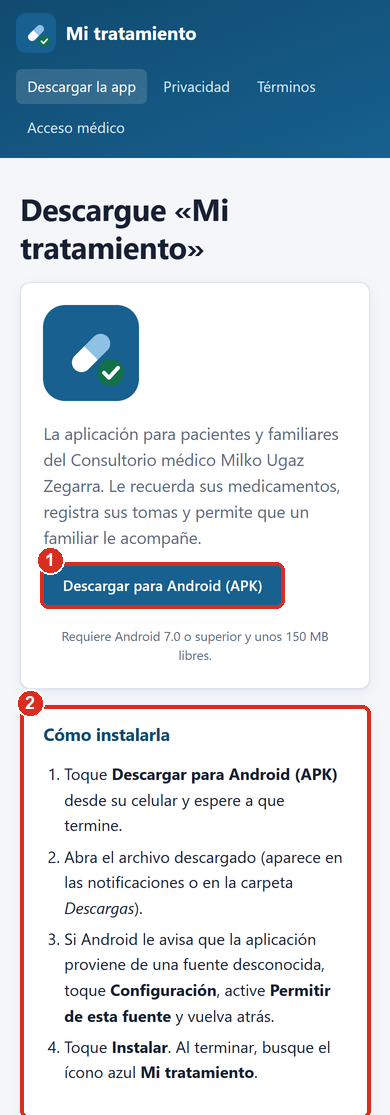
#> input picture documentacion/05_manual/capturas/m00_descargar.png, 390 x 1115 px, given in place of icono_512.png, which was not available
$ python generar_caratula.py
#> lines starting #> are read from the running program, lines starting #| are printed output that depends on the picture; after the words box and inside, x2 and y2 are one past the last pixel; in counts of white or black regions, pixels touching at a corner belong together
"""Carátula del manual de usuario, como imagen A4.

    python generar_caratula.py

Compone el logo de la aplicación y dos capturas reales (panel y celular) sobre
una franja con los colores del sistema. Los textos se editan en DATOS; la
imagen resultante (`../capturas/caratula.png`) la inserta `armar_manual.py`
como primera página del Word.
"""
from __future__ import annotations

from pathlib import Path

from PIL import Image, ImageDraw, ImageFilter, ImageFont

AQUI = Path(__file__).resolve().parent
CAPTURAS = AQUI.parent / "capturas"
LOGO = AQUI.parents[2] / "app-movil" / "herramientas" / "icono_512.png"

DATOS = {
    "sistema": "CDSS Adherencia  ·  Mi tratamiento",
    "titulo": "MANUAL DE USUARIO",
    "subtitulo": ("Sistema de soporte a la decisión clínica para la prevención del "
                  "incumplimiento terapéutico en pacientes hipertensos y diabéticos "
                  "polimedicados"),
    "roles": [("Médico", "Panel web"), ("Paciente y familiar", "Aplicación móvil"),
              ("Encargado del sistema", "Modo local y desplegado")],
    # Las capturas de la portada van sin anotaciones; las genera
    # `capturar_panel.py` (portada_panel.png) y una captura del emulador
    # (portada_movil.png).
    "pie": ["Versión 1.0  ·  Noviembre de 2026",
            "Consultorio médico Milko Ugaz Zegarra  ·  Chiclayo",
            "Elaborado por Leonardo Guzmán Salazar"],
}

ANCHO, ALTO = 1654, 2339          # A4 a 200 ppp
AZUL_OSCURO = (11, 46, 74)
AZUL = (23, 96, 143)
CELESTE = (125, 190, 230)
VERDE = (34, 160, 107)
TINTA = (24, 33, 45)
GRIS = (96, 108, 122)


def fuente(tam: int, negrita: bool = False) -> ImageFont.FreeTypeFont:
    nombres = ("timesbd.ttf", "georgiab.ttf") if negrita else ("times.ttf", "georgia.ttf")
    for nombre in (*nombres, "DejaVuSerif-Bold.ttf" if negrita else "DejaVuSerif.ttf"):
        try:
            return ImageFont.truetype(nombre, tam)
        except OSError:
            continue
    return ImageFont.load_default()


def envolver(dibujo, texto, letra, ancho_max):
    lineas, actual = [], ""
    for palabra in texto.split():
        prueba = f"{actual} {palabra}".strip()
        if dibujo.textlength(prueba, font=letra) <= ancho_max:
            actual = prueba
        else:
            lineas.append(actual)
            actual = palabra
    return lineas + [actual]


def sombra(base: Image.Image, caja, radio: int, desenfoque: int = 28, opacidad: int = 110):
    capa = Image.new("RGBA", base.size, (0, 0, 0, 0))
    ImageDraw.Draw(capa).rounded_rectangle(caja, radius=radio, fill=(0, 0, 0, opacidad))
    base.alpha_composite(capa.filter(ImageFilter.GaussianBlur(desenfoque)))


def esquinas(img: Image.Image, radio: int) -> Image.Image:
    mascara = Image.new("L", img.size, 0)
    ImageDraw.Draw(mascara).rounded_rectangle((0, 0, *img.size), radius=radio, fill=255)
    img = img.convert("RGBA")
    img.putalpha(mascara)
    return img


def main() -> int:
    lienzo = Image.new("RGBA", (ANCHO, ALTO), (255, 255, 255, 255))
#> lienzo: PIL image 1654x2339 RGBA; every value is 255
    d = ImageDraw.Draw(lienzo)

    # Franja superior en degradado, con un borde inferior en diagonal suave.
    alto_franja = 1420
    for y in range(alto_franja):
        t = y / alto_franja
        color = tuple(int(AZUL_OSCURO[i] + (AZUL[i] - AZUL_OSCURO[i]) * t) for i in range(3))
        d.line([(0, y), (ANCHO, y)], fill=color)
    d.polygon([(0, alto_franja), (ANCHO, alto_franja - 160), (ANCHO, alto_franja)], fill="white")
    # Círculos decorativos, muy tenues.
    adorno = Image.new("RGBA", lienzo.size, (0, 0, 0, 0))
#> adorno: PIL image 1654x2339 RGBA; every value is 0
    da = ImageDraw.Draw(adorno)
    da.ellipse((1050, -260, 1900, 590), outline=(255, 255, 255, 40), width=6)
    da.ellipse((1180, -120, 1760, 460), outline=(255, 255, 255, 28), width=4)
    lienzo.alpha_composite(adorno)

    # Logo y nombre del sistema.
    margen = 130
    logo = Image.open(LOGO).convert("RGBA").resize((150, 150), Image.LANCZOS)
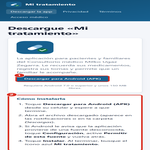
#> logo: PIL image 150x150 RGBA; mean R, G, B, A 201.4, 211, 219.8, 255
    lienzo.alpha_composite(logo, (margen, 130))
    d.text((margen + 185, 168), DATOS["sistema"], font=fuente(46, True), fill="white")
    d.text((margen + 185, 230), "Consultorio médico Milko Ugaz Zegarra",
           font=fuente(34), fill=CELESTE)

    # Título y subtítulo.
    d.text((margen, 370), DATOS["titulo"], font=fuente(128, True), fill="white")
    d.rectangle((margen, 530, margen + 220, 540), fill=VERDE)
    y = 585
    for linea in envolver(d, DATOS["subtitulo"], fuente(44), ANCHO - 2 * margen):
#> in envolver, `lineas, actual = [], ""`: actual = ''
        d.text((margen, y), linea, font=fuente(44), fill=(225, 238, 248))
        y += 58
#> this loop made 3 passes
#> after the loop, y = 759

    # Computadora con el panel.
    panel = Image.open(CAPTURAS / "portada_panel.png").convert("RGB")
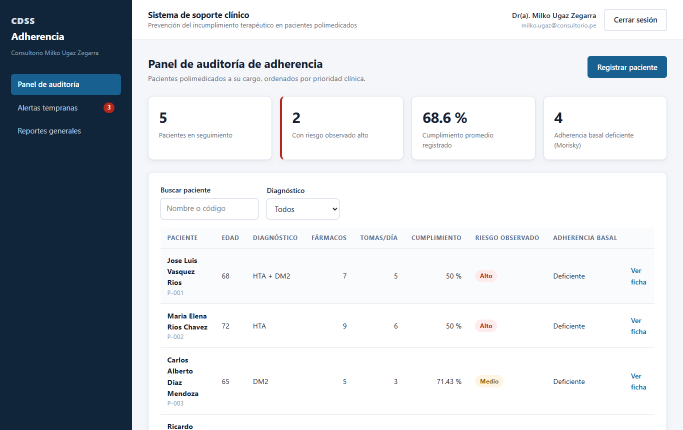
#> input picture documentacion/05_manual/capturas/portada_panel.png, 1366 x 860 px (shown at 1/2 size)
#> panel is the input picture: PIL image 1366x860 RGB; mean R, G, B 202.1, 207.3, 213.2
    ancho_pantalla = 1040
    panel = panel.resize((ancho_pantalla, int(panel.height * ancho_pantalla / panel.width)), Image.LANCZOS)
#> panel: PIL image 1040x654 RGB
    x0, y0 = 120, 860
    marco = (x0 - 22, y0 - 22, x0 + ancho_pantalla + 22, y0 + panel.height + 22)
#> marco = (98, 838, 1182, 1536)
    sombra(lienzo, (marco[0], marco[1] + 30, marco[2], marco[3] + 40), 30)
    d.rounded_rectangle(marco, radius=26, fill=(30, 36, 44))
    lienzo.alpha_composite(esquinas(panel, 8), (x0, y0))
#> in esquinas, `mascara = Image.new("L", img.size, 0)`: mascara: PIL image 1040x654 L; every value is 0
#> in esquinas, `ImageDraw.Draw(mascara).rounded_rectangle((0, 0, *img.size), radius=ra..`:
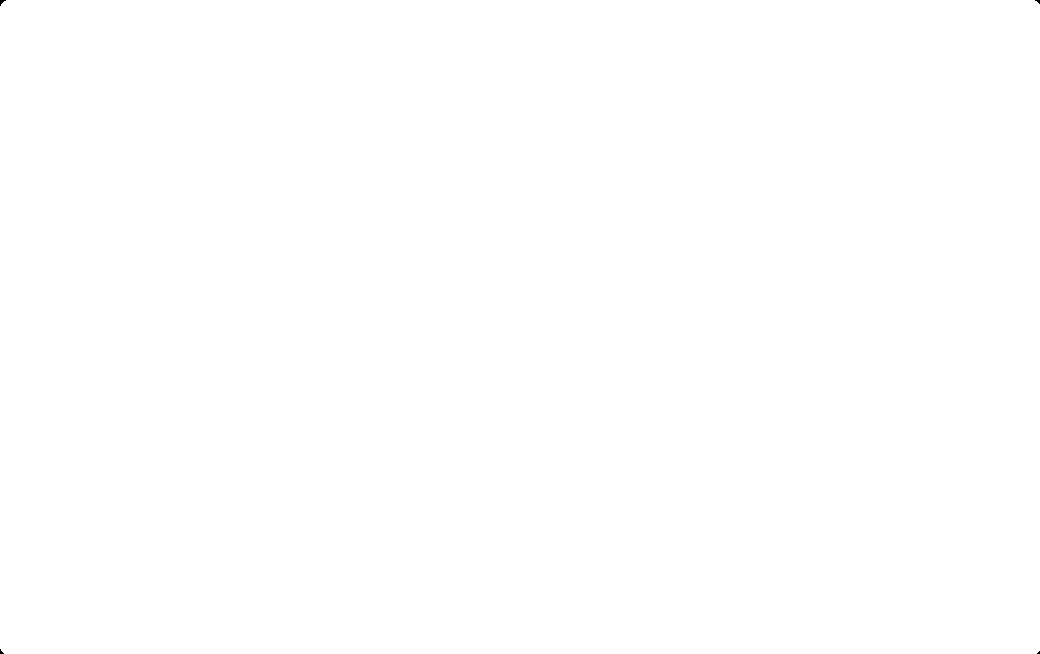
#> mascara: PIL image 1040x654 L; 100% white; 4 black regions (4 under 20 px)
    base_y = marco[3]
#> base_y = 1536
    d.rounded_rectangle((marco[0] - 70, base_y, marco[2] + 70, base_y + 34), radius=14, fill=(205, 211, 219))
    d.rounded_rectangle((marco[0] + 380, base_y, marco[2] - 380, base_y + 12), radius=6, fill=(170, 177, 188))

    # Celular con la pantalla «Hoy».
    movil = Image.open(CAPTURAS / "portada_movil.png").convert("RGB")
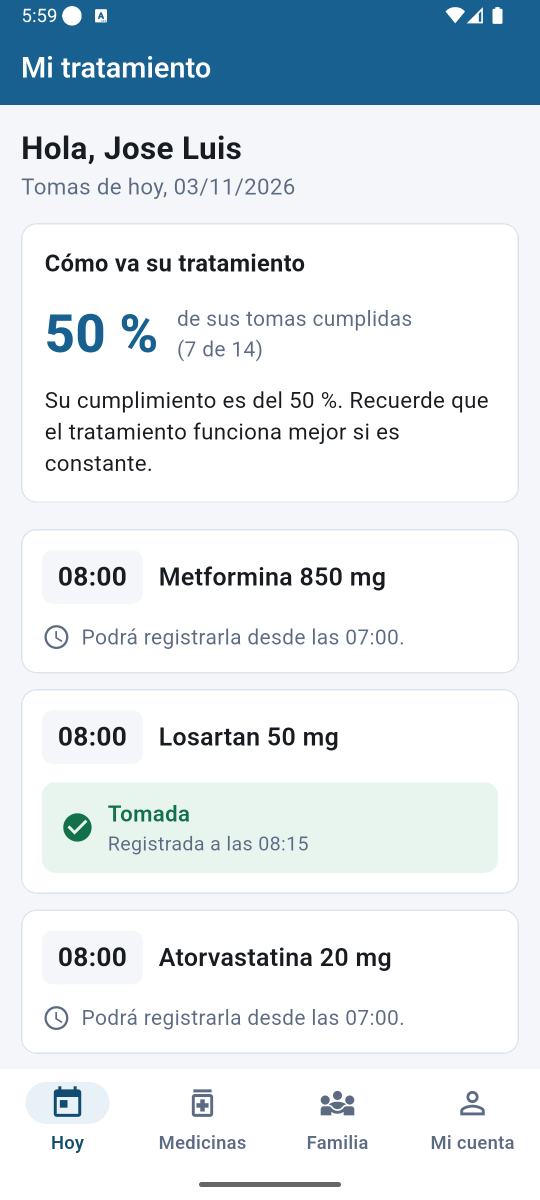
#> input picture documentacion/05_manual/capturas/portada_movil.png, 1080 x 2400 px (shown at 1/2 size)
    ancho_movil = 370
    movil = movil.resize((ancho_movil, int(movil.height * ancho_movil / movil.width)), Image.LANCZOS)
#> movil: PIL image 370x822 RGB
    mx, my = 1150, 760
    cuerpo = (mx - 18, my - 18, mx + ancho_movil + 18, my + movil.height + 18)
#> cuerpo = (1132, 742, 1538, 1600)
    sombra(lienzo, (cuerpo[0] + 10, cuerpo[1] + 40, cuerpo[2] + 10, cuerpo[3] + 40), 54)
#> call 2 of sombra, with caja = (1142, 782, 1548, 1640), radio = 54, desenfoque = 28, opacidad = 110
#> in sombra (call 2), `ImageDraw.Draw(capa).rounded_rectangle(caja, radius=radio, fill=(0, 0,..`:
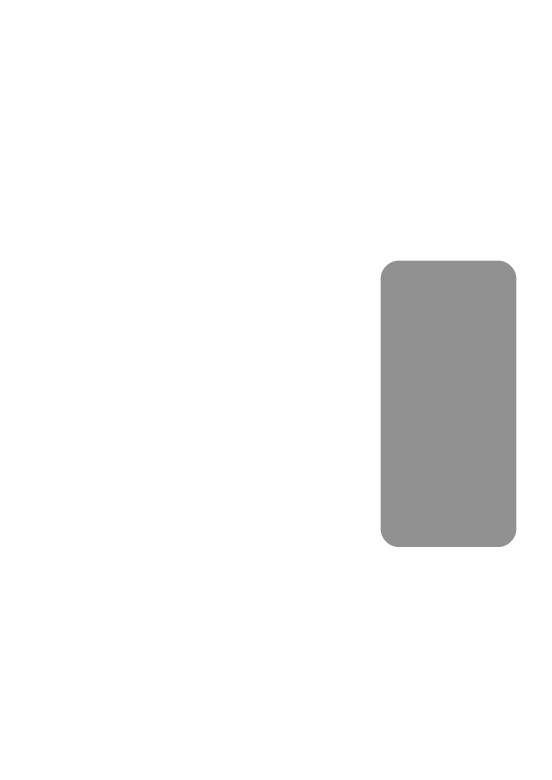
#> capa: PIL image 1654x2339 RGBA (shown at 1/3 size); mean R, G, B, A 0, 0, 0, 9.9; transparent parts drawn white
    d.rounded_rectangle(cuerpo, radius=56, fill=(18, 22, 28))
    lienzo.alpha_composite(esquinas(movil, 40), (mx, my))
#> in esquinas (call 2), `mascara = Image.new("L", img.size, 0)`: mascara: PIL image 370x822 L; every value is 0
#> in esquinas (call 2), `ImageDraw.Draw(mascara).rounded_rectangle((0, 0, *img.size), radius=ra..`: mascara: PIL image 370x822 L; 99.6% white; 4 black regions, box (x1, y1, x2, y2) and area: (0, 0, 34, 34) 354, (337, 0, 370, 30) 320, (0, 789, 30, 822) 320, (341, 793, 370, 822) 287

    # Tarjetas de los tres perfiles.
    y_roles = 1745
    ancho_tarjeta = (ANCHO - 2 * margen - 2 * 40) // 3
    for i, (rol, medio) in enumerate(DATOS["roles"]):
        x = margen + i * (ancho_tarjeta + 40)
        caja = (x, y_roles, x + ancho_tarjeta, y_roles + 220)
        sombra(lienzo, (caja[0], caja[1] + 12, caja[2], caja[3] + 12), 22, 18, 50)
        d.rounded_rectangle(caja, radius=22, fill="white", outline=(222, 230, 238), width=2)
        d.rounded_rectangle((x, y_roles, x + 14, y_roles + 220), radius=7, fill=(AZUL, VERDE, AZUL_OSCURO)[i])
        d.text((x + 44, y_roles + 30), f"Sección {i + 2}", font=fuente(30), fill=GRIS)
        lineas = envolver(d, rol, fuente(40, True), ancho_tarjeta - 70)
        for j, linea in enumerate(lineas):
            d.text((x + 44, y_roles + 72 + j * 46), linea, font=fuente(40, True), fill=TINTA)
        d.text((x + 44, y_roles + 82 + len(lineas) * 46), medio, font=fuente(30), fill=AZUL)
#> this loop made 3 passes
#> lineas on passes 1 to 3: ['Médico'], ['Paciente y', 'familiar'], ['Encargado del', 'sistema']
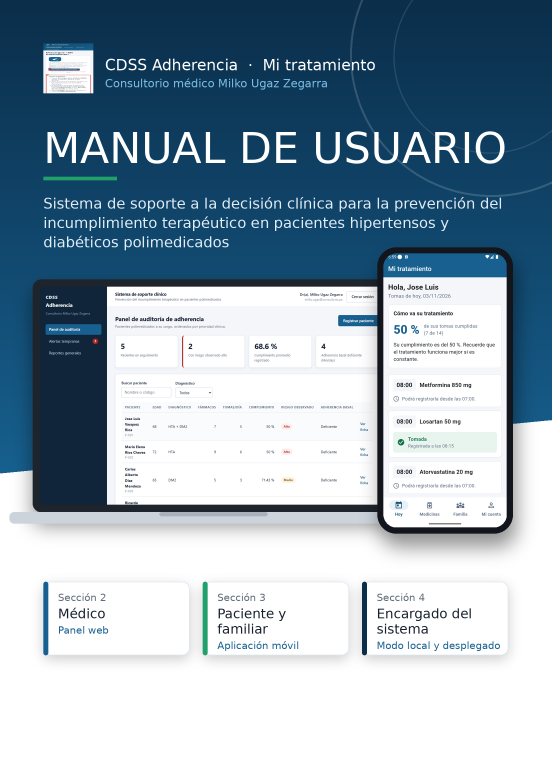
#> lienzo: PIL image 1654x2339 RGBA (shown at 1/3 size); mean R, G, B, A 148.6, 167.3, 181.1, 255

    # Pie.
    d.line([(margen, 2060), (ANCHO - margen, 2040)], fill=(222, 230, 238), width=3)
    for k, linea in enumerate(DATOS["pie"]):
        letra = fuente(40, True) if k == 0 else fuente(36)
        d.text((margen, 2095 + k * 58), linea, font=letra, fill=TINTA if k == 0 else GRIS)

    destino = CAPTURAS / "caratula.png"
    lienzo.convert("RGB").save(destino, optimize=True)
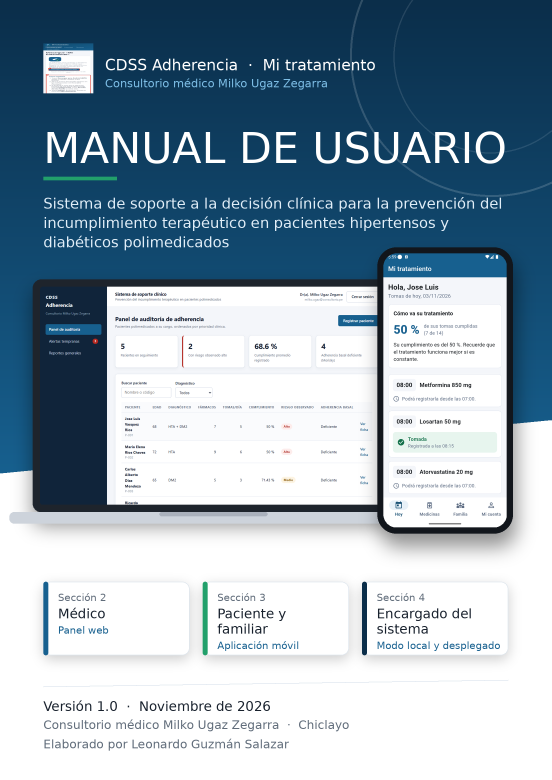
#> saved as caratula.png: PIL image 1654x2339 RGB (shown at 1/3 size); mean R, G, B 147.8, 166.6, 180.4
    print(f"Generada: {destino}")
    return 0


if __name__ == "__main__":
    raise SystemExit(main())
#> (the program exits here)
